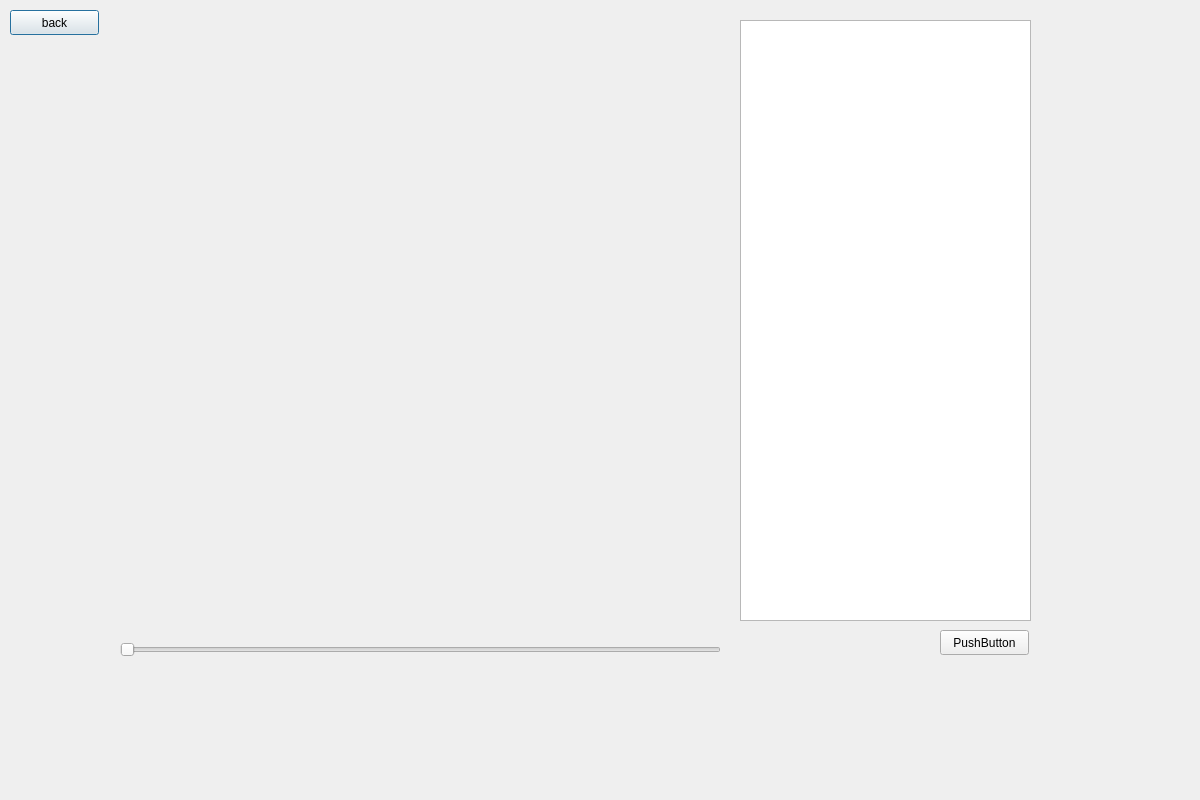
<?xml version="1.0" encoding="UTF-8"?>
<ui version="4.0">
 <class>Dialog</class>
 <widget class="QDialog" name="Dialog">
  <property name="geometry">
   <rect>
    <x>0</x>
    <y>0</y>
    <width>1200</width>
    <height>800</height>
   </rect>
  </property>
  <property name="windowTitle">
   <string>Fourierova transformácia</string>
  </property>
  <widget class="MatplotlibWidget" name="MatplotlibWidget" native="true">
   <property name="geometry">
    <rect>
     <x>130</x>
     <y>20</y>
     <width>600</width>
     <height>600</height>
    </rect>
   </property>
  </widget>
  <widget class="QPushButton" name="pushButton">
   <property name="geometry">
    <rect>
     <x>10</x>
     <y>10</y>
     <width>89</width>
     <height>25</height>
    </rect>
   </property>
   <property name="text">
    <string>back</string>
   </property>
  </widget>
  <widget class="QSlider" name="horizontalSlider">
   <property name="geometry">
    <rect>
     <x>120</x>
     <y>640</y>
     <width>601</width>
     <height>20</height>
    </rect>
   </property>
   <property name="minimum">
    <number>1</number>
   </property>
   <property name="maximum">
    <number>1</number>
   </property>
   <property name="orientation">
    <enum>Qt::Horizontal</enum>
   </property>
  </widget>
  <widget class="QTextEdit" name="textEdit">
   <property name="geometry">
    <rect>
     <x>740</x>
     <y>20</y>
     <width>291</width>
     <height>601</height>
    </rect>
   </property>
  </widget>
  <widget class="QPushButton" name="pushButton_2">
   <property name="geometry">
    <rect>
     <x>940</x>
     <y>630</y>
     <width>89</width>
     <height>25</height>
    </rect>
   </property>
   <property name="text">
    <string>PushButton</string>
   </property>
  </widget>
 </widget>
 <customwidgets>
  <customwidget>
   <class>MatplotlibWidget</class>
   <extends>QWidget</extends>
   <header>matplotlibwidget.h</header>
   <container>1</container>
  </customwidget>
 </customwidgets>
 <resources/>
 <connections/>
</ui>
